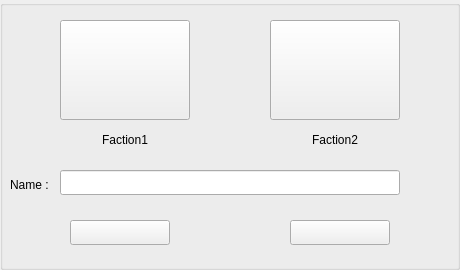
<?xml version="1.0" encoding="UTF-8"?>
<ui version="4.0">
 <class>CreateCharView</class>
 <widget class="QWidget" name="CreateCharView">
  <property name="geometry">
   <rect>
    <x>0</x>
    <y>0</y>
    <width>460</width>
    <height>270</height>
   </rect>
  </property>
  <property name="minimumSize">
   <size>
    <width>0</width>
    <height>0</height>
   </size>
  </property>
  <property name="maximumSize">
   <size>
    <width>16777215</width>
    <height>16777215</height>
   </size>
  </property>
  <property name="windowTitle">
   <string>Form</string>
  </property>
  <widget class="QGroupBox" name="charBox">
   <property name="geometry">
    <rect>
     <x>0</x>
     <y>0</y>
     <width>460</width>
     <height>270</height>
    </rect>
   </property>
   <property name="title">
    <string/>
   </property>
   <widget class="QLabel" name="label">
    <property name="geometry">
     <rect>
      <x>10</x>
      <y>170</y>
      <width>50</width>
      <height>30</height>
     </rect>
    </property>
    <property name="text">
     <string>Name :</string>
    </property>
   </widget>
   <widget class="QPushButton" name="b_validate">
    <property name="geometry">
     <rect>
      <x>290</x>
      <y>220</y>
      <width>100</width>
      <height>25</height>
     </rect>
    </property>
    <property name="text">
     <string/>
    </property>
   </widget>
   <widget class="QLineEdit" name="le_name">
    <property name="geometry">
     <rect>
      <x>60</x>
      <y>170</y>
      <width>340</width>
      <height>25</height>
     </rect>
    </property>
    <property name="maxLength">
     <number>24</number>
    </property>
   </widget>
   <widget class="QPushButton" name="b_spritePerso1">
    <property name="geometry">
     <rect>
      <x>60</x>
      <y>20</y>
      <width>130</width>
      <height>100</height>
     </rect>
    </property>
    <property name="text">
     <string/>
    </property>
   </widget>
   <widget class="QPushButton" name="b_spritePerso2">
    <property name="geometry">
     <rect>
      <x>270</x>
      <y>20</y>
      <width>130</width>
      <height>100</height>
     </rect>
    </property>
    <property name="text">
     <string/>
    </property>
   </widget>
   <widget class="QLabel" name="l_faction1">
    <property name="geometry">
     <rect>
      <x>60</x>
      <y>130</y>
      <width>130</width>
      <height>20</height>
     </rect>
    </property>
    <property name="text">
     <string>Faction1</string>
    </property>
    <property name="alignment">
     <set>Qt::AlignCenter</set>
    </property>
   </widget>
   <widget class="QLabel" name="l_faction2">
    <property name="geometry">
     <rect>
      <x>270</x>
      <y>130</y>
      <width>130</width>
      <height>20</height>
     </rect>
    </property>
    <property name="text">
     <string>Faction2</string>
    </property>
    <property name="alignment">
     <set>Qt::AlignCenter</set>
    </property>
   </widget>
   <widget class="QPushButton" name="b_cancel">
    <property name="geometry">
     <rect>
      <x>70</x>
      <y>220</y>
      <width>100</width>
      <height>25</height>
     </rect>
    </property>
    <property name="text">
     <string/>
    </property>
   </widget>
  </widget>
 </widget>
 <resources/>
 <connections/>
</ui>
